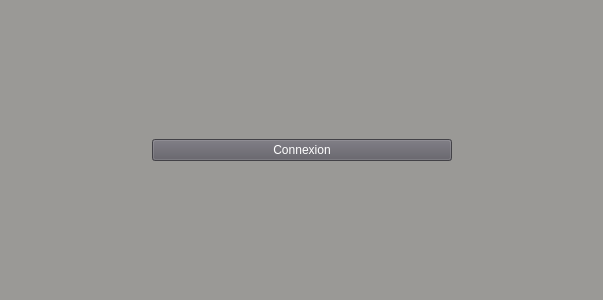
<?xml version="1.0" encoding="UTF-8"?>
<ui version="4.0">
 <class>Form</class>
 <widget class="QWidget" name="Form">
  <property name="geometry">
   <rect>
    <x>0</x>
    <y>0</y>
    <width>603</width>
    <height>300</height>
   </rect>
  </property>
  <property name="sizePolicy">
   <sizepolicy hsizetype="Ignored" vsizetype="Ignored">
    <horstretch>0</horstretch>
    <verstretch>0</verstretch>
   </sizepolicy>
  </property>
  <property name="windowTitle">
   <string>Madagascar_Tours</string>
  </property>
  <property name="styleSheet">
   <string notr="true">background-color: rgb(154, 153, 150);</string>
  </property>
  <layout class="QHBoxLayout" name="horizontalLayout">
   <item>
    <spacer name="horizontalSpacer">
     <property name="orientation">
      <enum>Qt::Orientation::Horizontal</enum>
     </property>
     <property name="sizeHint" stdset="0">
      <size>
       <width>134</width>
       <height>20</height>
      </size>
     </property>
    </spacer>
   </item>
   <item>
    <widget class="QPushButton" name="pushButton">
     <property name="enabled">
      <bool>true</bool>
     </property>
     <property name="sizePolicy">
      <sizepolicy hsizetype="Fixed" vsizetype="Fixed">
       <horstretch>30</horstretch>
       <verstretch>50</verstretch>
      </sizepolicy>
     </property>
     <property name="minimumSize">
      <size>
       <width>300</width>
       <height>0</height>
      </size>
     </property>
     <property name="palette">
      <palette>
       <active>
        <colorrole role="WindowText">
         <brush brushstyle="SolidPattern">
          <color alpha="255">
           <red>255</red>
           <green>255</green>
           <blue>255</blue>
          </color>
         </brush>
        </colorrole>
        <colorrole role="Button">
         <brush brushstyle="SolidPattern">
          <color alpha="255">
           <red>94</red>
           <green>92</green>
           <blue>100</blue>
          </color>
         </brush>
        </colorrole>
        <colorrole role="Text">
         <brush brushstyle="SolidPattern">
          <color alpha="255">
           <red>255</red>
           <green>255</green>
           <blue>255</blue>
          </color>
         </brush>
        </colorrole>
        <colorrole role="ButtonText">
         <brush brushstyle="SolidPattern">
          <color alpha="255">
           <red>255</red>
           <green>255</green>
           <blue>255</blue>
          </color>
         </brush>
        </colorrole>
        <colorrole role="Base">
         <brush brushstyle="SolidPattern">
          <color alpha="255">
           <red>94</red>
           <green>92</green>
           <blue>100</blue>
          </color>
         </brush>
        </colorrole>
        <colorrole role="Window">
         <brush brushstyle="SolidPattern">
          <color alpha="255">
           <red>94</red>
           <green>92</green>
           <blue>100</blue>
          </color>
         </brush>
        </colorrole>
        <colorrole role="PlaceholderText">
         <brush brushstyle="SolidPattern">
          <color alpha="128">
           <red>255</red>
           <green>255</green>
           <blue>255</blue>
          </color>
         </brush>
        </colorrole>
       </active>
       <inactive>
        <colorrole role="WindowText">
         <brush brushstyle="SolidPattern">
          <color alpha="255">
           <red>255</red>
           <green>255</green>
           <blue>255</blue>
          </color>
         </brush>
        </colorrole>
        <colorrole role="Button">
         <brush brushstyle="SolidPattern">
          <color alpha="255">
           <red>94</red>
           <green>92</green>
           <blue>100</blue>
          </color>
         </brush>
        </colorrole>
        <colorrole role="Text">
         <brush brushstyle="SolidPattern">
          <color alpha="255">
           <red>255</red>
           <green>255</green>
           <blue>255</blue>
          </color>
         </brush>
        </colorrole>
        <colorrole role="ButtonText">
         <brush brushstyle="SolidPattern">
          <color alpha="255">
           <red>255</red>
           <green>255</green>
           <blue>255</blue>
          </color>
         </brush>
        </colorrole>
        <colorrole role="Base">
         <brush brushstyle="SolidPattern">
          <color alpha="255">
           <red>94</red>
           <green>92</green>
           <blue>100</blue>
          </color>
         </brush>
        </colorrole>
        <colorrole role="Window">
         <brush brushstyle="SolidPattern">
          <color alpha="255">
           <red>94</red>
           <green>92</green>
           <blue>100</blue>
          </color>
         </brush>
        </colorrole>
        <colorrole role="PlaceholderText">
         <brush brushstyle="SolidPattern">
          <color alpha="128">
           <red>255</red>
           <green>255</green>
           <blue>255</blue>
          </color>
         </brush>
        </colorrole>
       </inactive>
       <disabled>
        <colorrole role="WindowText">
         <brush brushstyle="SolidPattern">
          <color alpha="255">
           <red>255</red>
           <green>255</green>
           <blue>255</blue>
          </color>
         </brush>
        </colorrole>
        <colorrole role="Button">
         <brush brushstyle="SolidPattern">
          <color alpha="255">
           <red>94</red>
           <green>92</green>
           <blue>100</blue>
          </color>
         </brush>
        </colorrole>
        <colorrole role="Text">
         <brush brushstyle="SolidPattern">
          <color alpha="255">
           <red>255</red>
           <green>255</green>
           <blue>255</blue>
          </color>
         </brush>
        </colorrole>
        <colorrole role="ButtonText">
         <brush brushstyle="SolidPattern">
          <color alpha="255">
           <red>255</red>
           <green>255</green>
           <blue>255</blue>
          </color>
         </brush>
        </colorrole>
        <colorrole role="Base">
         <brush brushstyle="SolidPattern">
          <color alpha="255">
           <red>94</red>
           <green>92</green>
           <blue>100</blue>
          </color>
         </brush>
        </colorrole>
        <colorrole role="Window">
         <brush brushstyle="SolidPattern">
          <color alpha="255">
           <red>94</red>
           <green>92</green>
           <blue>100</blue>
          </color>
         </brush>
        </colorrole>
        <colorrole role="PlaceholderText">
         <brush brushstyle="SolidPattern">
          <color alpha="128">
           <red>255</red>
           <green>255</green>
           <blue>255</blue>
          </color>
         </brush>
        </colorrole>
       </disabled>
      </palette>
     </property>
     <property name="cursor">
      <cursorShape>PointingHandCursor</cursorShape>
     </property>
     <property name="styleSheet">
      <string notr="true">background-color: rgb(94, 92, 100);
color: rgb(255, 255, 255);</string>
     </property>
     <property name="text">
      <string>Connexion</string>
     </property>
    </widget>
   </item>
   <item>
    <spacer name="horizontalSpacer_2">
     <property name="orientation">
      <enum>Qt::Orientation::Horizontal</enum>
     </property>
     <property name="sizeHint" stdset="0">
      <size>
       <width>133</width>
       <height>20</height>
      </size>
     </property>
    </spacer>
   </item>
  </layout>
 </widget>
 <resources/>
 <connections/>
</ui>
